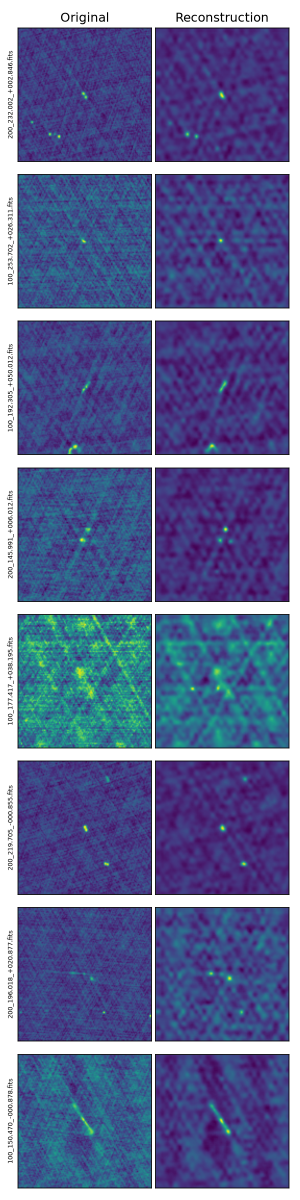
#> input picture vqvae/output/crumb_reconstructions.png, 600 x 2400 px (shown at 1/2 size)
$ python make_recon_grid.py
#> lines starting #> are read from the running program, lines starting #| are printed output that depends on the picture; pictures that were not available may be replaced by others from this repository, and a replacement may not be noted
"""CRUMB VQ-VAE reconstruction figures for the EDM comparison deck.

Each source strip in ../vqvae/output/**/*_reconstructions.png is a vertical
stack of (input | reconstruction) pairs. This produces:
  - recon_overview.png : one example pair per model, 2x2
  - recon_<model>.png  : up to N example pairs for one model, 2 columns
"""
import math
import os

import matplotlib
matplotlib.use("Agg")
import matplotlib.pyplot as plt
from PIL import Image

ROOT = os.path.dirname(os.path.dirname(os.path.abspath(__file__)))
V = os.path.join(ROOT, "..", "vqvae", "output")
OUTDIR = os.path.join(ROOT, "results/edm_baseline")

STRIPS = [
    ("crumb", "Real CRUMB", os.path.join(V, "crumb_reconstructions.png"), 8),
    ("edm", "EDM-generated", os.path.join(V, "edm_outputs/edm_reconstructions.png"), 32),
    ("ddpm", "DDPM-generated", os.path.join(V, "diffusion_outputs/diffusion_reconstructions.png"), 16),
]
HEADER = 60  # px of "Original / Reconstruction" caption at the top of each strip


def pairs(path, npairs):
#> called with npairs = 8
    im = Image.open(path).convert("RGB")
    w, h = im.size
#> w = 600; h = 2400
    rowh = (h - HEADER) / npairs
#> rowh = 292.5
    return [im.crop((0, round(HEADER + i * rowh), w, round(HEADER + (i + 1) * rowh)))
            for i in range(npairs)]


def montage(imgs, title, out, ncols=2):
    nrows = math.ceil(len(imgs) / ncols)
    fig, axes = plt.subplots(nrows, ncols, figsize=(11, 2.7 * nrows))
    axes = axes.reshape(nrows, ncols)
    for k, ax in enumerate(axes.flat):
        ax.set_xticks([]); ax.set_yticks([])
        if k < len(imgs):
            ax.imshow(imgs[k])
        else:
            ax.axis("off")
    fig.suptitle(title + "   -   each tile: input (left)  vs  VQ-VAE reconstruction (right)",
                 fontsize=12)
    fig.tight_layout()
    fig.savefig(out, dpi=130)
    plt.close(fig)
    print("wrote", out)


# ---- overview: first pair of each model
first = [(lbl, pairs(p, n)[0]) for _, lbl, p, n in STRIPS]
#> call 2 of pairs, with npairs = 32
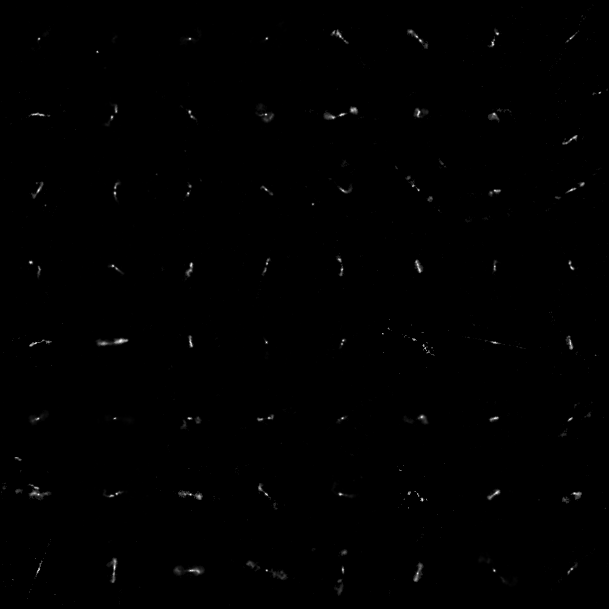
#> input picture classifier-guided-physics-informed-diffusion/class_0_grid.png, 1218 x 1218 px, given in place of edm_reconstructions.png, which was not available (shown at 1/2 size)
#> in pairs, im is the input picture: PIL image 1218x1218 RGB; min 0, max 255, mean 0.8
#> call 3 of pairs, with npairs = 16
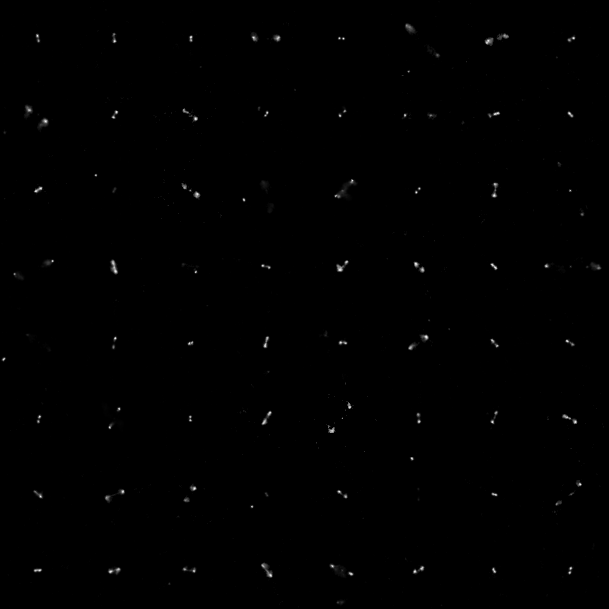
#> input picture classifier-guided-physics-informed-diffusion/class_1_grid.png, 1218 x 1218 px, given in place of diffusion_reconstructions.png, which was not available (shown at 1/2 size)
#> in pairs, im is the input picture: PIL image 1218x1218 RGB; min 0, max 255, mean 0.7
#> first = 3 items
fig, axes = plt.subplots(1, 3, figsize=(15, 3.6))
for ax, (lbl, img) in zip(axes.flat, first):
    ax.imshow(img); ax.set_xticks([]); ax.set_yticks([])
    ax.set_xlabel(lbl, fontsize=13, fontweight="bold")
#> this loop made 3 passes
#> lbl on passes 1 to 3: 'Real CRUMB', 'EDM-generated', 'DDPM-generated'
fig.suptitle("CRUMB VQ-VAE: input (left of each tile)  vs  reconstruction (right)", fontsize=12)
fig.tight_layout()
fig.savefig(os.path.join(OUTDIR, "recon_overview.png"), dpi=130)
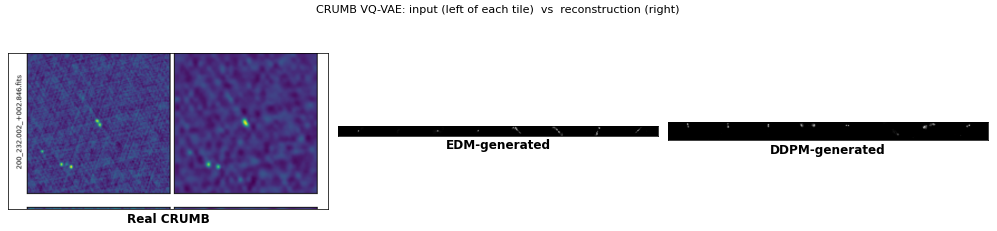
#> figure drawn by matplotlib, 3 panels
plt.close(fig)
print("wrote recon_overview.png")

# ---- per-model: up to 8 evenly-spaced example pairs
N = 8
for key, lbl, path, npairs in STRIPS:
    ps = pairs(path, npairs)
#> ps = 8 items
    step = max(1, len(ps) // N)
#> step = 1
    sel = ps[::step][:N]
#> sel = 8 items
    montage(sel, lbl, os.path.join(OUTDIR, f"recon_{key}.png"))
#> in montage, `nrows = math.ceil(len(imgs) / ncols)`: nrows = 4
#> the loop in montage, `for k, ax in enumerate(axes.flat):` made 8 passes
#> in montage, `fig.savefig(out, dpi=130)`:
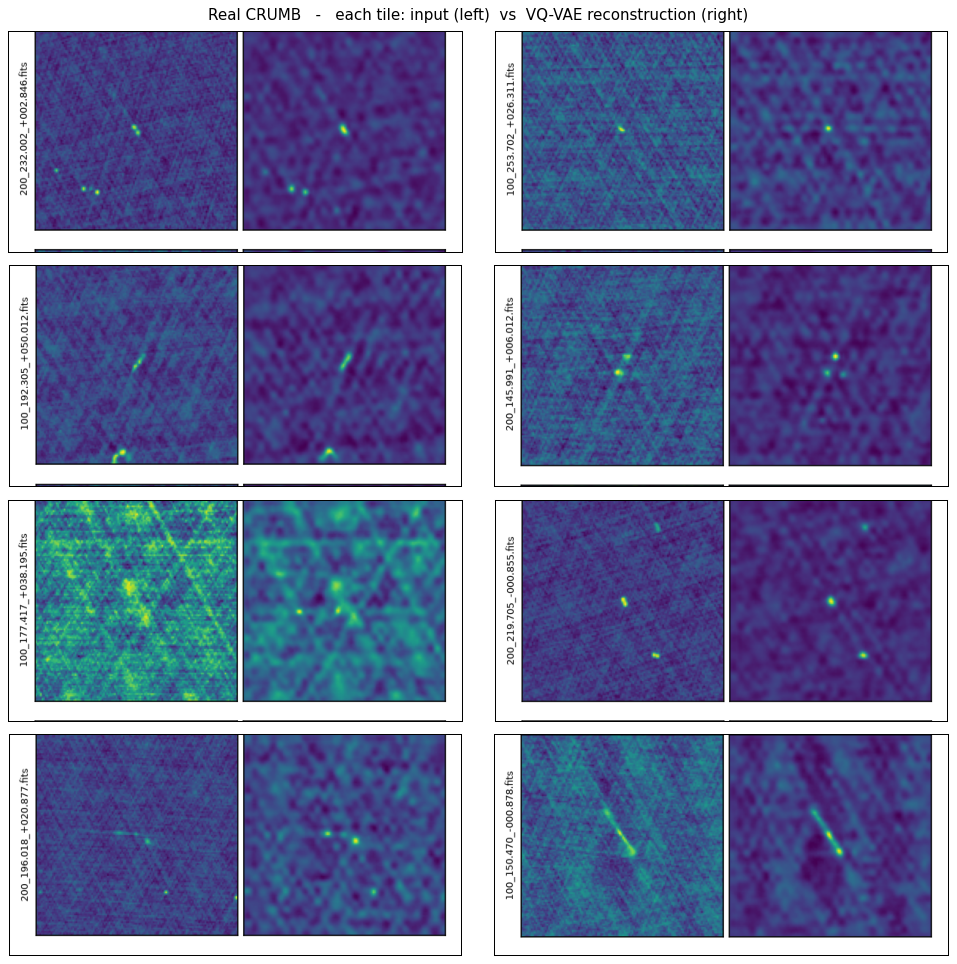
#> figure drawn by matplotlib, 8 panels
